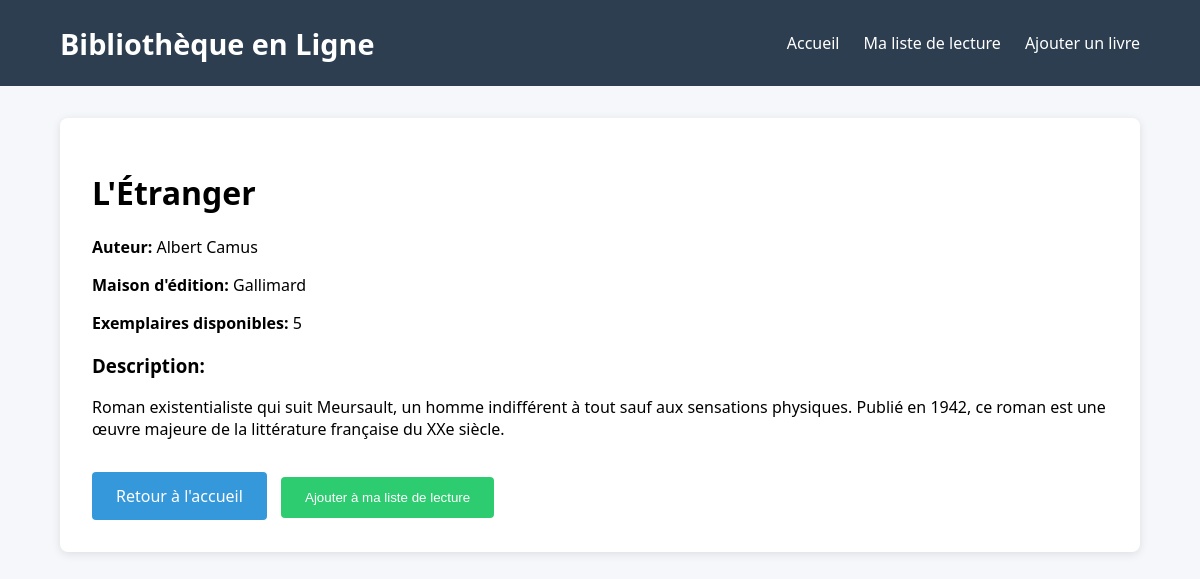
Page /book_details.php?id=11 on the committed database.
### tables this page shows
CREATE TABLE `livres` (
  `id` int(11) NOT NULL,
  `titre` varchar(100) NOT NULL,
  `auteur` varchar(100) NOT NULL,
  `description` text,
  `maison_edition` varchar(100) DEFAULT NULL,
  `nombre_exemplaire` int(11) DEFAULT '1',
  `date_ajout` timestamp NOT NULL DEFAULT CURRENT_TIMESTAMP
);

### book_details.php (the view, shortened to what this page needs)
<?php
require_once 'config.php';
$book_id = $_GET['id'];
try {
    $stmt = $pdo->prepare("SELECT * FROM livres WHERE id = ?");
    $stmt->execute([$book_id]);
    $book = $stmt->fetch(PDO::FETCH_ASSOC);
} catch (PDOException $e) {
    $error = "Erreur lors du chargement du livre : " . $e->getMessage();
}
?>
<!DOCTYPE html>
<html lang="fr">
<head>
</head>
<body>
    <header>
        <div class="container">
            <nav>
				<div class="logo">Bibliothèque en Ligne</div>
                <ul class="nav-links">
                    <li><a href="index.php">Accueil</a></li>
                    <li><a href="wishlist.php">Ma liste de lecture</a></li>
                    <li><a href="add_book.php">Ajouter un livre</a></li>
                </ul>
            </nav>
        </div>
    </header>
    <div class="container">
        <div class="book-detail">
            <h1><?php echo htmlspecialchars($book['titre']); ?></h1>
            <p><strong>Auteur:</strong> <?php echo htmlspecialchars($book['auteur']); ?></p>
            <p><strong>Maison d'édition:</strong> <?php echo htmlspecialchars($book['maison_edition']); ?></p>
            <p><strong>Exemplaires disponibles:</strong> <?php echo $book['nombre_exemplaire']; ?></p>
            <h3>Description:</h3>
            <p><?php echo nl2br(htmlspecialchars($book['description'])); ?></p>
            <div style="margin-top: 2rem;">
                <a href="index.php" class="btn">Retour à l'accueil</a>
                <form method="POST" style="display: inline;">
                    <button type="submit" name="add_to_wishlist" class="btn btn-success">Ajouter à ma liste de lecture</button>
                </form>
            </div>
        </div>
    </div>
</body>
</html>

### book_details.php (style rules this page uses)
body { font-family: 'Segoe UI', Tahoma, Geneva, Verdana, sans-serif; margin: 0; padding: 0; background-color: #f5f7fa; }
.container { width: 90%; max-width: 1200px; margin: 0 auto; padding: 0 15px; }
header { background-color: #2c3e50; color: white; padding: 1rem 0; }
nav { display: flex; justify-content: space-between; align-items: center; }
.logo { font-size: 1.8rem; font-weight: bold; }
.nav-links { display: flex; list-style: none; }
.nav-links li { margin-left: 1.5rem; }
.nav-links a { color: white; text-decoration: none; }
.book-detail { background: white; padding: 2rem; margin: 2rem 0; border-radius: 8px; box-shadow: 0 2px 10px rgba(0,0,0,0.1); }
.btn { display: inline-block; background: #3498db; color: white; padding: 0.8rem 1.5rem; text-decoration: none; border: none; border-radius: 4px; cursor: pointer; margin-right: 10px; }
.btn-success { background: #2ecc71; }

### rows in the picture
livres: titre "L'Étranger", auteur "Albert Camus", maison_edition "Gallimard", nombre_exemplaire "5", description "Roman existentialiste qui suit Meursault, un homme indifférent à tout sauf aux sensations physiques. Publié en 1942, ce roman est une œuvre majeure de la littérature française du XXe siècle."
